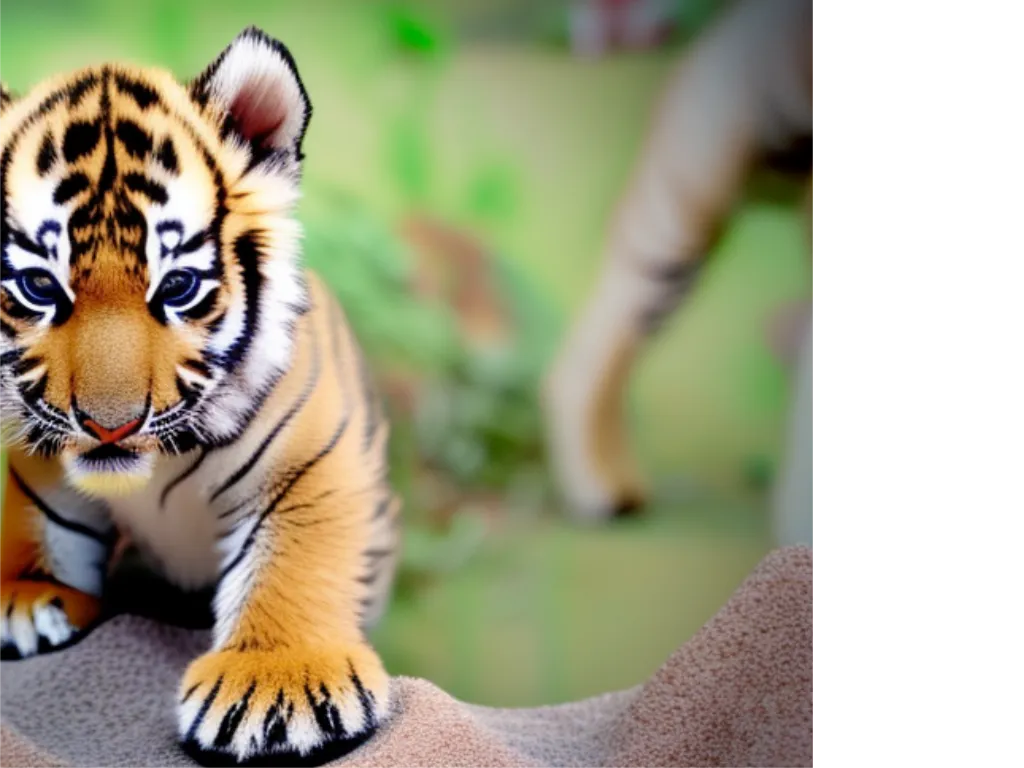
#> input picture invokeai/backend/image_util/infill_methods/test_images/source1.webp, 1024 x 768 px
$ python -i cv2_inpaint.py   (imports and definitions only)
#> lines starting #> are read from the running program, lines starting #| are printed output that depends on the picture
#> further down, picture is the input picture: PIL image 1024x768 RGBA; mean R, G, B, A 114.4, 112.8, 86.5, 202.3
import cv2
import numpy as np
from PIL import Image


def cv2_inpaint(image: Image.Image) -> Image.Image:
    # Prepare Image
    image_array = np.array(image.convert("RGB"))
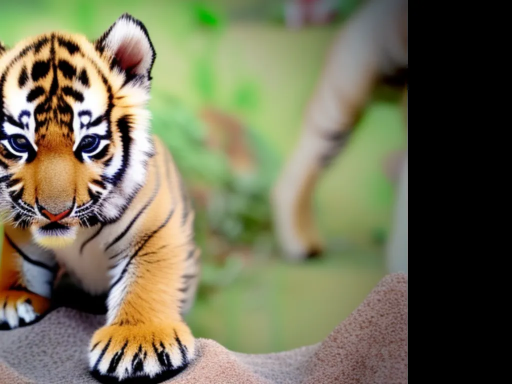
#> image_array: shape (768, 1024, 3) (shown at 1/2 size); mean R, G, B 114.4, 112.8, 86.5
    image_cv = cv2.cvtColor(image_array, cv2.COLOR_RGB2BGR)

    # Prepare Mask From Alpha Channel
    mask = image.split()[3].convert("RGB")
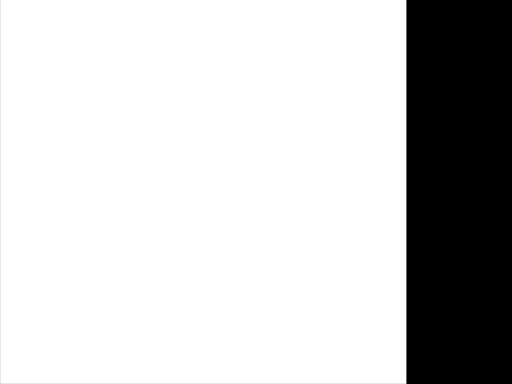
#> mask: PIL image 1024x768 RGB (shown at 1/2 size); min 0, max 255, mean 202.3
    mask_array = np.array(mask)
    mask_cv = cv2.cvtColor(mask_array, cv2.COLOR_BGR2GRAY)
    mask_inv = cv2.bitwise_not(mask_cv)
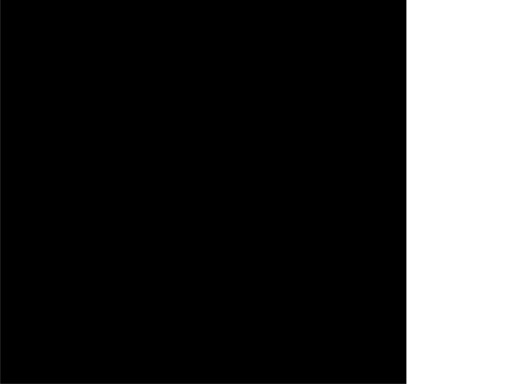
#> mask_inv: shape (768, 1024) (shown at 1/2 size); min 0, max 255, mean 52.7

    # Inpaint Image
    inpainted_result = cv2.inpaint(image_cv, mask_inv, 3, cv2.INPAINT_TELEA)
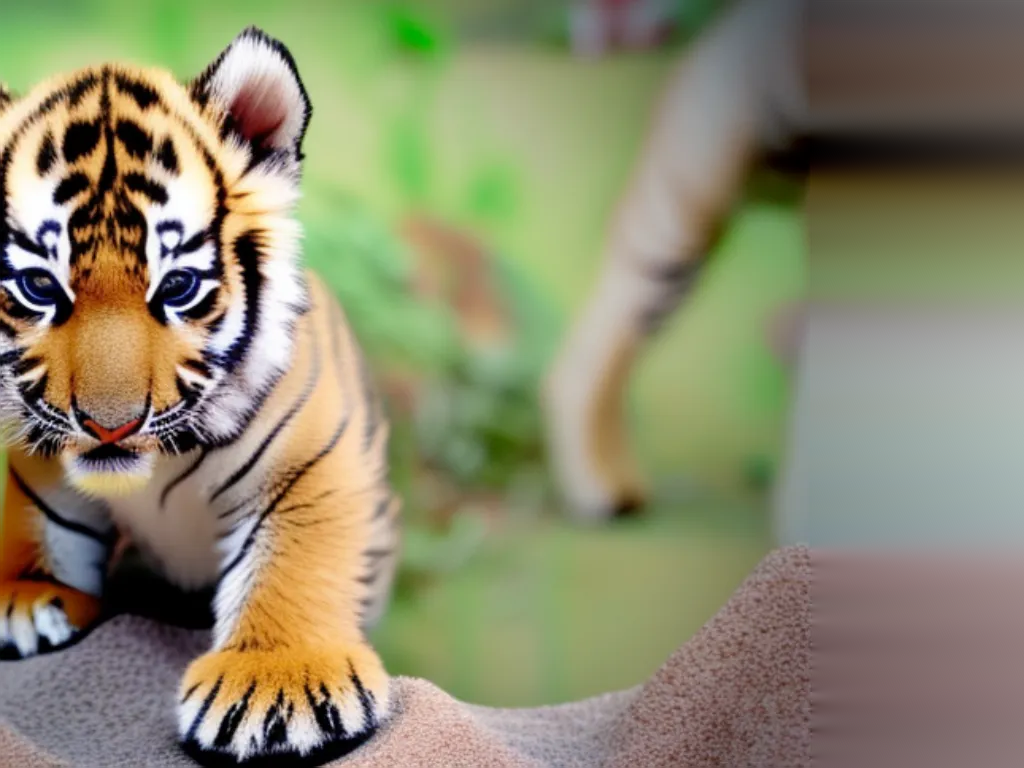
#> inpainted_result: shape (768, 1024, 3); mean B, G, R 108.8, 137, 139.6
    inpainted_image = Image.fromarray(cv2.cvtColor(inpainted_result, cv2.COLOR_BGR2RGB))
    return inpainted_image

>>> from PIL import Image
>>> picture = Image.open('test_images/source1.webp')
>>> result = cv2_inpaint(picture)
